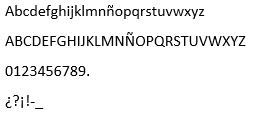
#> input picture Tarea 1/test4.tif, 254 x 121 px
$ python ocr.py
#> lines starting #> are read from the running program, lines starting #| are printed output that depends on the picture; after the words box and inside, x2 and y2 are one past the last pixel; in counts of white or black regions, pixels touching at a corner belong together
import cv2
import numpy as np
from matplotlib import pyplot as plt

x=False
if x:
    import pytesseract #https://github.com/nikhilkumarsingh/tesseract-python
    from PIL import Image
else:
    print("noya pato")

img=cv2.imread('test4.tif')
#> img is the input picture: shape (121, 254, 3); min 0, max 255, mean 240.7
img=cv2.cvtColor(img,cv2.COLOR_BGR2GRAY)
#> img: shape (121, 254)

kernel = np.ones((1, 1), np.uint8)
img = cv2.dilate(img, kernel, iterations=1)
img = cv2.erode(img, kernel, iterations=1)

#Creacion imagen binaria
img= cv2.adaptiveThreshold(img,255,cv2.ADAPTIVE_THRESH_GAUSSIAN_C,cv2.THRESH_BINARY_INV,31,2)
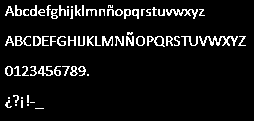
#> img: shape (121, 254); 7.8% white in thin lines or dots, all inside (x1, y1, x2, y2) = (5, 5, 246, 109)

#> (the run stopped early here; a loop or call above may not have finished)
